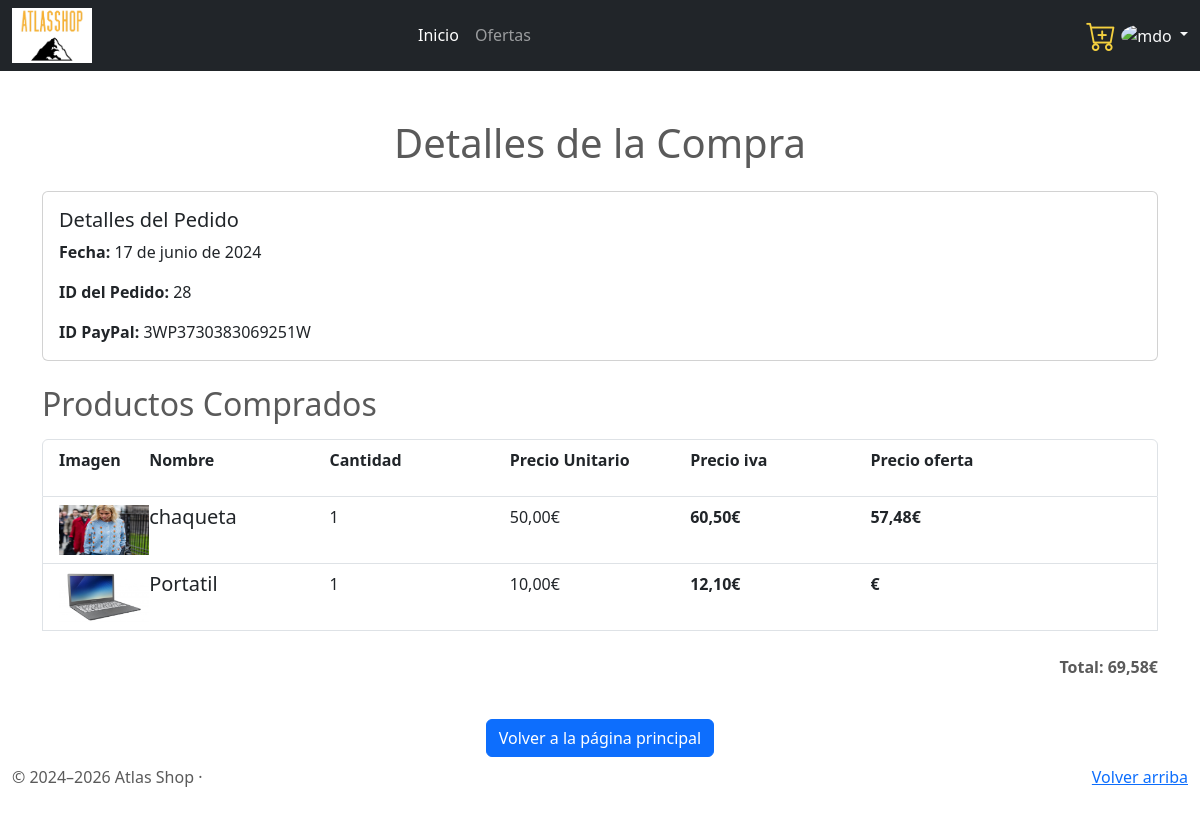
/detalles-carrito/28/, run on the app's committed database.
### main/models.py (models this page shows, shortened)
class Pedido_cabecera(models.Model):
    id = models.AutoField(primary_key=True)
    usuario_id = models.ForeignKey(settings.AUTH_USER_MODEL, on_delete=models.RESTRICT)
    fecha=models.DateField(auto_now_add=True)
    direccion_entrega_id = models.ForeignKey(to=Direccion, null=True, on_delete=models.RESTRICT, related_name='get_direccion_e_pedidoCabecera')
    order_id=models.CharField(max_length=200)
    class Meta:
        db_table = 'pedido_cabecera'
        verbose_name = "Pedido_cabecera"
        verbose_name_plural = "Pedidos_cebeceras"

class Pedido_detalle(models.Model):
    id = models.AutoField(primary_key=True)
    nombre = models.CharField(max_length=200)
    precio = models.DecimalField(max_digits= 8, decimal_places=2, validators=[MinValueValidator(0.00)])
    unidades = models.PositiveIntegerField()
    descripcion = models.TextField(null=True, blank=True)
    iva = models.DecimalField(max_digits= 8, decimal_places=2,validators=[MinValueValidator(0.00)])
    porcentaje = models.PositiveSmallIntegerField(default=0, null=True, blank=True)
    producto_id =  models.ForeignKey(to=Producto, on_delete=models.RESTRICT, related_name='get_productos_pedidos')
    pedido_cabecera_id = models.ForeignKey(Pedido_cabecera, on_delete=models.CASCADE, related_name='detalles')
    class Meta:
        db_table = 'pedido_detalle'
        verbose_name = "Pedido"
        verbose_name_plural = "Pedidos"
        ordering = ['-nombre']

class ImagenProducto(models.Model):
    id = models.AutoField(db_column='id', primary_key=True)
    imagen = models.ImageField(upload_to='producto/imagenes', null=True, blank=True)
    imagen_principal = models.BooleanField(default=False, blank=True, null=True)
    producto_id = models.ForeignKey(db_column='producto_id', to=Producto, on_delete=models.CASCADE, related_name='get_Producto_ImagenProducto', verbose_name=_("Producto"))
    class Meta:
        db_table = "imagen_producto"
        verbose_name = "Imagen Producto"
        verbose_name_plural ="Imagens Producto"

### cliente/checkoutViews.py (the view)
# urls.py: path('detalles-carrito/<int:order_id>/', DetallesCompra.as_view(), name="detalles_carrito"),
class DetallesCompra(TemplateView):
    template_name = "cliente/detalles_compra.html"
    def get_context_data(self, **kwargs):
        context = super().get_context_data(**kwargs)
        pedido_id = self.kwargs.get('order_id')
        pedido_cabecera = get_object_or_404(Pedido_cabecera, id=pedido_id)
        qsPedido_detalle = pedido_cabecera.detalles.all()
        if qsPedido_detalle is not None:
            total_precio = 0
            for producto_id in qsPedido_detalle:
                producto_id.imagen_p= producto_id.producto_id.get_Producto_ImagenProducto.filter(imagen_principal=True).first()
                precio = producto_id.precio  # Precio del producto
                iva = producto_id.iva
                precio_con_iva = Decimal(str(precio)) * (Decimal('1') + Decimal(str(iva)))
                producto_id.precio_con_iva = precio_con_iva
                if producto_id.producto_id.en_oferta == True:
                    porcentaje = producto_id.porcentaje
                    porcentaje_oferta = Decimal(str(porcentaje)) / Decimal('100')
                    precio_oferta = precio_con_iva  * (Decimal('1') - porcentaje_oferta)
                    producto_id.precio_oferta = precio_oferta
                    total_precio += precio_oferta
                else:
                    total_precio += precio_con_iva
        context = dict(
            pedido_cabecera=pedido_cabecera,
            qsPedido_detalle=qsPedido_detalle,
            total_precio=total_precio,
        )
        return context

### cliente/templates/cliente/detalles_compra.html (shortened to what this page needs)
{% extends 'cliente/base.html' %}
{% load static %}
{% load i18n %}
{% block content %}
<div class="container mt-5">
    <h1 class="text-center mb-4">Detalles de la Compra</h1>
    <div class="card mb-4">
        <div class="card-body">
            <h5 class="card-title">Detalles del Pedido</h5>
            <p class="card-text"><strong>Fecha:</strong> {{ pedido_cabecera.fecha }}</p>
            <p class="card-text"><strong>ID del Pedido:</strong> {{ pedido_cabecera.id }}</p>
            <p class="card-text"><strong>ID PayPal:</strong> {{ pedido_cabecera.order_id }}</p>
        </div>
    </div>
    <h2 class="mb-3">Productos Comprados</h2>
    <div class="list-group mb-4">
        <div class="list-group-item d-flex">
            <p class="col-md-1"><strong>Imagen</strong></p>
            <p class="col-md-2"><strong>Nombre</strong></p>
            <p class="col-md-2"><strong>Cantidad</strong></p>
            <p class="col-md-2"><strong>Precio Unitario</strong></p>
            <p class="col-md-2"><strong>Precio iva</strong></p>
            <p class="col-md-2"><strong>Precio oferta</strong></p>
        </div>
        {% for detalle in qsPedido_detalle %}
        <div class="list-group-item d-flex">
            <img class="col-md-1" src="{{detalle.imagen_p.imagen.url}}" width="10%" height="50px" alt="">
            <h5 class="col-md-2 ">{{ detalle.nombre }}</h5>
            <p class="col-md-2"> {{ detalle.unidades }}</p>
            <p class="col-md-2">{{ detalle.precio }}€</p>
            <p class="col-md-2"><strong>{{ detalle.precio_con_iva|floatformat:2 }}€</strong></p>
            <p class="col-md-2"><strong>{{ detalle.precio_oferta|floatformat:2 }}€</strong></p>
        </div>
        {% endfor %}
        <div class="list-group mt-4" align="right">
            <p class="col"><strong> Total: {{ total_precio|floatformat:2 }}€</strong></p>
        </div>
    </div>
    <div class="text-center">
        <a href="/" class="btn btn-primary">Volver a la página principal</a>
    </div>
</div>
{% endblock content %}

### main/static/main/carousel/carousel.css (style rules this page uses)
body { padding-bottom: 3rem; color: #5a5a5a; }

### cliente/templates/cliente/base.html (style rules this page uses)
body { margin-bottom: 100px; position: relative; min-height: 100vh; }

### data on the page
Pedido_cabecera: fecha "17 de junio de 2024", id "28", order_id "3WP3730383069251W"
Pedido_detalle: imagen_p.imagen (picture), nombre "chaqueta", unidades "1", precio "50,00", precio_con_iva "60,50", precio_oferta "57,48"
Pedido_detalle: imagen_p.imagen (picture), nombre "Portatil", unidades "1", precio "10,00", precio_con_iva "12,10"

### other printed values
{{ total_precio|floatformat:2 }} "69,58"
